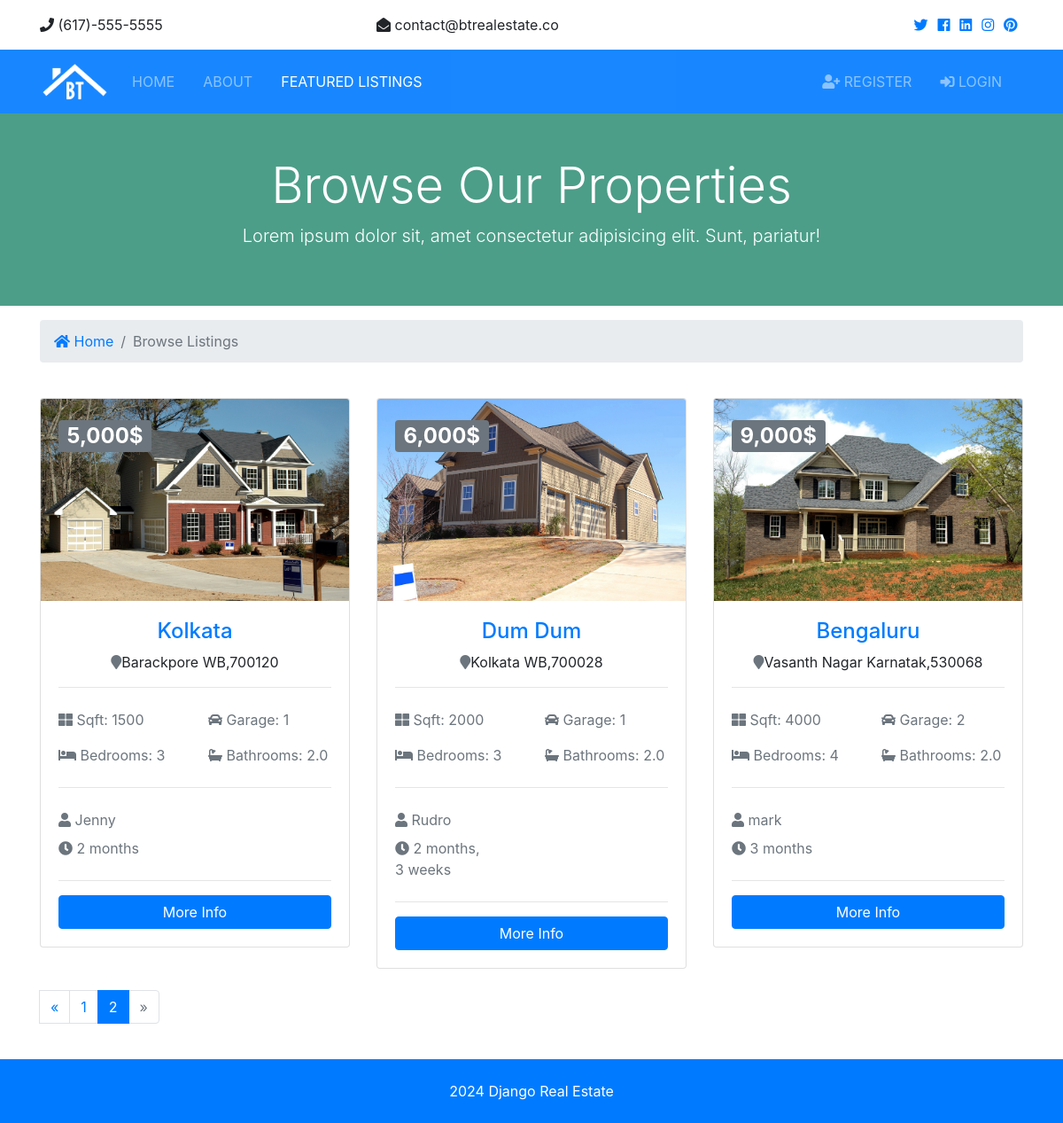
The app's page /listings/?page=2 with its own data.
### listings/models.py (models this page shows, shortened)
class Listing(models.Model):
    realtor = models.ForeignKey(Realtor, on_delete=models.DO_NOTHING)
    title = models.CharField(max_length = 200)
    address = models.CharField(max_length = 200)
    city = models.CharField(max_length = 200)
    state = models.CharField(max_length = 200)
    zipcode = models.CharField(max_length = 200)
    description = models.TextField(blank=True)
    price = models.IntegerField()
    bedrooms = models.IntegerField()
    bathrooms = models.DecimalField(max_digits=2,decimal_places=1)
    garage = models.IntegerField(default=0)
    sqft = models.IntegerField()
    lot_size= models.DecimalField(max_digits=5,decimal_places=1)
    photo_main = models.ImageField(upload_to ='photos/%Y/%m/%d/', blank=True)
    photo_1 = models.ImageField(upload_to ='photos/%Y/%m/%d/',blank=True)
    photo_2 = models.ImageField(upload_to ='photos/%Y/%m/%d/', blank=True)
    photo_3 = models.ImageField(upload_to ='photos/%Y/%m/%d/', blank=True)
    photo_4 = models.ImageField(upload_to ='photos/%Y/%m/%d/', blank=True)
    photo_5 = models.ImageField(upload_to ='photos/%Y/%m/%d/', blank=True)
    is_published = models.BooleanField(default=True)
    list_date = models.DateTimeField(default= datetime.now , blank=True)

### realtors/models.py (models this page shows)
class Realtor(models.Model):
    name = models.CharField(max_length= 200)
    photo = models.ImageField(upload_to='photos/%Y/%m/%d/')
    description = models.TextField(max_length= 500)
    phone = models.CharField(max_length= 50)
    email = models.CharField(max_length= 50)
    is_mvp = models.BooleanField(default=False)
    hire_date = models.DateTimeField(default=datetime.now, blank=True)
    def __str__(self):
        return self.name

### listings/views.py (the view)
# urls.py: path('', views.index, name='listings'),
def index(request):
    listings = Listing.objects.order_by('-list_date').filter(is_published=True)
    paginator = Paginator(listings, 3)
    page = request.GET.get('page')
    paged_listings = paginator.get_page(page)
    context = {
        'listings': paged_listings,
    }
    return render(request, 'listings/listings.html', context)

### templates/listings/listings.html
{% extends "base.html" %}
{% load humanize %}
{% block content %}
<section id="showcase-inner" class="py-5 text-white">
    <div class="container">
      <div class="row text-center">
        <div class="col-md-12">
          <h1 class="display-4">Browse Our Properties</h1>
          <p class="lead">Lorem ipsum dolor sit, amet consectetur adipisicing elit. Sunt, pariatur!</p>
        </div>
      </div>
    </div>
</section>
  <section id="bc" class="mt-3">
    <div class="container">
      <nav aria-label="breadcrumb">
        <ol class="breadcrumb">
          <li class="breadcrumb-item">
            <a href="{% url "home" %}">
              <i class="fas fa-home"></i> Home</a>
          </li>
          <li class="breadcrumb-item active"> Browse Listings</li>
        </ol>
      </nav>
    </div>
  </section>
 <section id="listings" class="py-4">
    <div class="container">
      <div class="row">
        {% if listings %}
          {% for listing in listings %}
          <div class="col-md-6 col-lg-4 mb-4">
            <div class="card listing-preview">
              <img class="card-img-top" src="{{listing.photo_main.url}}" alt="">
              <div class="card-img-overlay">
                <h2>
                  <span class="badge badge-secondary text-white">{{listing.price | intcomma}}$</span>
                </h2>
              </div>
              <div class="card-body">
                <div class="listing-heading text-center">
                  <h4 class="text-primary">{{listing.title}}</h4>
                  <p>
                    <i class="fas fa-map-marker text-secondary"></i>{{ listing.city }} {{listing.state}},{{listing.zipcode}}</p>
                </div>
                <hr>
                <div class="row py-2 text-secondary">
                  <div class="col-6">
                    <i class="fas fa-th-large"></i> Sqft: {{listing.sqft}}</div>
                  <div class="col-6">
                    <i class="fas fa-car"></i> Garage: {{listing.garage}}</div>
                </div>
                <div class="row py-2 text-secondary">
                  <div class="col-6">
                    <i class="fas fa-bed"></i> Bedrooms: {{listing.bedrooms}}</div>
                  <div class="col-6">
                    <i class="fas fa-bath"></i> Bathrooms: {{listing.bathrooms}}</div>
                </div>
                <hr>
                <div class="row py-2 text-secondary">
                  <div class="col-12">
                    <i class="fas fa-user"></i> {{listing.realtor}}</div>
                </div>
                <div class="row text-secondary pb-2">
                  <div class="col-6">
                    <i class="fas fa-clock"></i> {{listing.list_date | timesince }}</div>
                </div>
                <hr>
                <a href="{% url 'listing' listing.id  %}" class="btn btn-primary btn-block">More Info</a>
              </div>
            </div>
          </div>
          {% endfor %}
        {% else %}
          <div class="col-md-12">
            <h1>No  properties found.</h1>
          </div>
        {% endif %}
      </div>
      <div class="row">
        <div class="col-md-12">
          {% if listings.has_other_pages %}
            <ul class="pagination">
              {% if listings.has_previous %}
                <li class="page-items">
                  <a href="?page={{listings.previous_page_number}}" class="page-link">&laquo;</a>
                </li>
              {% else %}
                <li class="page-item disabled">
                  <a class="page-link">&laquo;</a>
                </li>
              {% endif %}
              {% for i in listings.paginator.page_range %}
                {% if listings.number == i %}
                  <li class="page-item active">
                    <a class="page-link">{{i}}</a>
                  </li>
                {% else %}
                  <li class="page-item">
                    <a href="?page={{i}}" class="page-link">{{i}}</a>
                  </li>
                {% endif %}
              {% endfor %}
              {% if listings.has_next %}
                <li class="page-items">
                  <a href="?page={{listings.next_page_number}}" class="page-link">&raquo;</a>
                </li>
              {% else %}
                <li class="page-item disabled">
                  <a class="page-link">&raquo;</a>
                </li>
              {% endif %}
            </ul>
          {% endif %}
        </div>
      </div>
    </div>
  </section>
{% endblock content %}

### static/css/all.css (style rules this page uses)
.fa, .fas, .far, .fal, .fab { -moz-osx-font-smoothing: grayscale; -webkit-font-smoothing: antialiased; display: inline-block; font-style: normal; font-variant: normal; text-rendering: auto; line-height: 1; }
.fa-bath:before { content: "\f2cd"; }
.fa-bed:before { content: "\f236"; }
.fa-car:before { content: "\f1b9"; }
.fa-clock:before { content: "\f017"; }
.fa-home:before { content: "\f015"; }
.fa-map-marker:before { content: "\f041"; }
.fa-th-large:before { content: "\f009"; }
.fa-user:before { content: "\f007"; }
.fa, .fas { font-family: 'Font Awesome 5 Free'; font-weight: 900; }

### static/css/style.css (style rules this page uses)
img { width: 100%; }
#showcase-inner { background: url(../img/building.jpg) no-repeat top center fixed/cover; position: relative; overflow: hidden; min-height: 200px; }
#showcase-inner::before { content: ''; position: absolute; top: 0; left: 0; min-height: 100%; width: 100%; background: rgba(32, 134, 107, 0.8); }
.listing-preview a { position: relative; }

### records on screen
Listing: photo_main (picture), price "5,000", title "Kolkata", city "Barackpore", state "WB", zipcode "700120", sqft "1500", garage "1", bedrooms "3", bathrooms "2.0", realtor "Jenny", list_date "2 months"
Listing: photo_main (picture), price "6,000", title "Dum Dum", city "Kolkata", state "WB", zipcode "700028", sqft "2000", garage "1", bedrooms "3", bathrooms "2.0", realtor "Rudro", list_date "2 months, 3 weeks"
Listing: photo_main (picture), price "9,000", title "Bengaluru", city "Vasanth Nagar", state "Karnatak", zipcode "530068", sqft "4000", garage "2", bedrooms "4", bathrooms "2.0", realtor "mark", list_date "3 months"

### other values on screen
{{ i }} "1"
{{ i }} "2"
